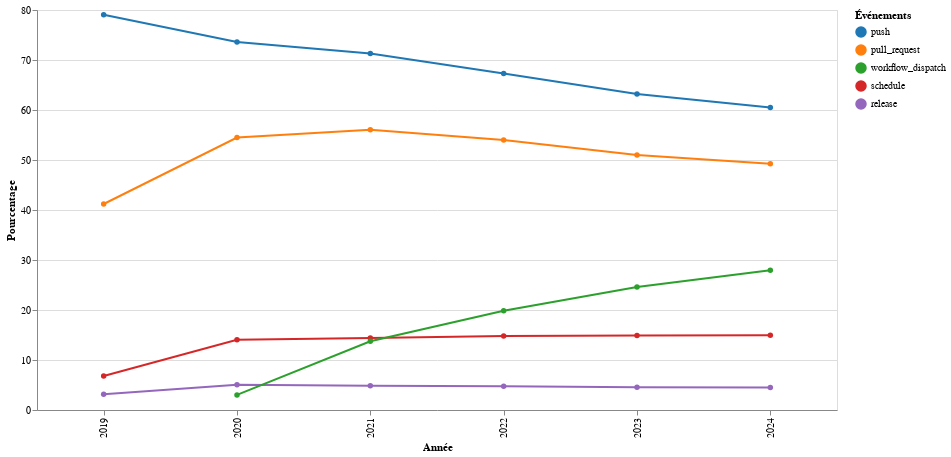
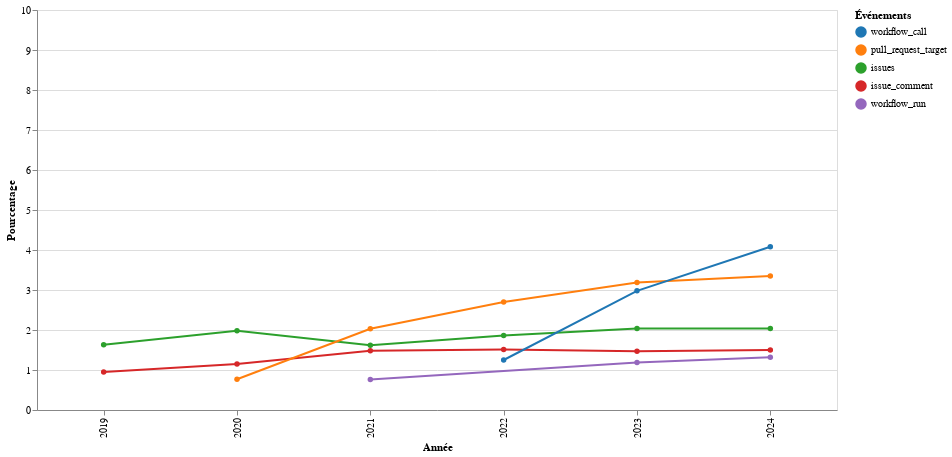
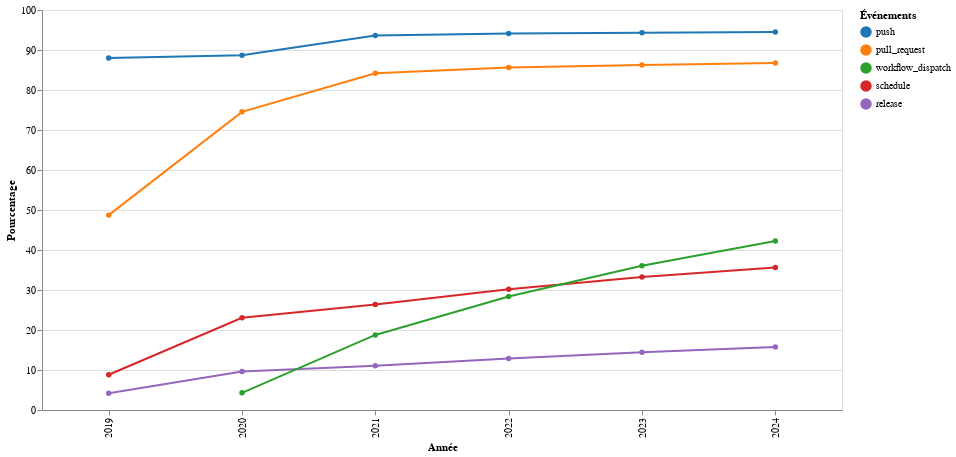
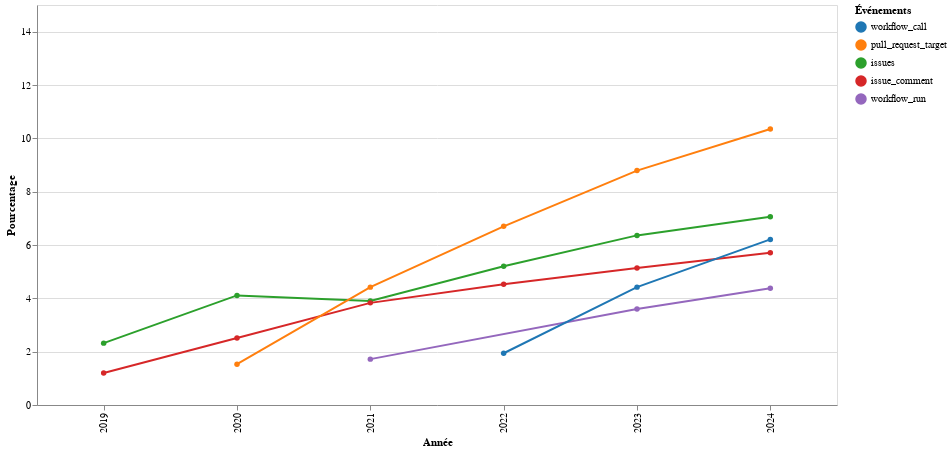

Notebook source saved alongside these figures, in order:
### Markdown cell above
##3 Draw a line chart of the evolution of Events proportion through the snapshots

### Code cell
data_workflow = []
data_repo = []

for year, event_df in events_dataframes:
    top_10_events = event_df.head(10)

    for _, row in top_10_events.iterrows():
        data_workflow.append({
            'Year': year,
            'Event': row['event'],
            'Percentage': row['workflow_proportion'],
        })

        data_repo.append({
            'Year': year,
            'Event': row['event'],
            'Percentage': row['repo_proportion'],
        })

workflow_df = pd.DataFrame(data_workflow)
repo_df = pd.DataFrame(data_repo)

order_event_2024 = workflow_df[workflow_df['Year'] == 2024].sort_values(by='Percentage', ascending=False)['Event'].tolist()
top5_events = order_event_2024[:5]
rest_events = order_event_2024[5:]

# Random color palette generated thanks to AI.
color_palette = [
    '#1f77b4', '#ff7f0e', '#2ca02c', '#d62728', '#9467bd',
    '#8c564b', '#e377c2', '#7f7f7f', '#bcbd22', '#17becf',
    '#aec7e8', '#ffbb78', '#98df8a', '#ff9896', '#c5b0d5',
    '#c49c94', '#f7b6d2', '#c7c7c7', '#dbdb8d', '#9edae5'
]

workflow_top_df = workflow_df[workflow_df['Event'].isin(top5_events)].copy()
workflow_rest_df = workflow_df[workflow_df['Event'].isin(rest_events)].copy()

repo_top_df = repo_df[repo_df['Event'].isin(top5_events)].copy()
repo_rest_df = repo_df[repo_df['Event'].isin(rest_events)].copy()

workflow_chart_top5 = alt.Chart(workflow_top_df).mark_line(point=True).encode(
    x=alt.X('Year:O', title="Année"),
    y=alt.Y('Percentage:Q', title="Pourcentage", scale=alt.Scale(domain=[0,80])),
    color=alt.Color('Event:N', title="Événements", sort=order_event_2024,  scale=alt.Scale(range=color_palette)),
).properties(
    width=800,
    height=400
).interactive()

workflow_chart_rest = alt.Chart(workflow_rest_df).mark_line(point=True).encode(
    x=alt.X('Year:O', title="Année"),
    y=alt.Y('Percentage:Q', title="Pourcentage", scale=alt.Scale(domain=[0,10])),
    color=alt.Color('Event:N', title="Événements", sort=order_event_2024,  scale=alt.Scale(range=color_palette)),
).properties(
    width=800,
    height=400
).interactive()

repo_chart_top5 = alt.Chart(repo_top_df).mark_line(point=True).encode(
    x=alt.X('Year:O', title="Année"),
    y=alt.Y('Percentage:Q', title="Pourcentage", scale=alt.Scale(domain=[0,100])),
    color=alt.Color('Event:N', title="Événements", sort=order_event_2024,  scale=alt.Scale(range=color_palette)),
).properties(
    width=800,
    height=400
).interactive()

repo_chart_rest = alt.Chart(repo_rest_df).mark_line(point=True).encode(
    x=alt.X('Year:O', title="Année"),
    y=alt.Y('Percentage:Q', title="Pourcentage", scale=alt.Scale(domain=[0,15])),
    color=alt.Color('Event:N', title="Événements", sort=order_event_2024,  scale=alt.Scale(range=color_palette)),
).properties(
    width=800,
    height=400
).interactive()

workflow_chart_top5.show()
workflow_chart_top5.save("../out/charts/top5_events_workflow.png")
workflow_chart_rest.show()
workflow_chart_rest.save("../out/charts/rest_events_workflow.png")
repo_chart_top5.show()
repo_chart_top5.save("../out/charts/top5_events_repo.png")
repo_chart_rest.show()
repo_chart_rest.save("../out/charts/rest_events_repo.png")

### Figure 1 — Vega-Lite specification as saved in the notebook (floating-point values rounded to 4 significant figures)
{"config": {"view": {"continuousWidth": 300, "continuousHeight": 300}}, "data": {"name": "data-11c5f31b314b55bdd7bb0c64988e7914"}, "mark": {"type": "line", "point": true}, "encoding": {"color": {"field": "Event", "scale": {"range": ["#1f77b4", "#ff7f0e", "#2ca02c", "#d62728", "#9467bd", "#8c564b", "#e377c2", "#7f7f7f", "#bcbd22", "#17becf", "#aec7e8", "#ffbb78", "#98df8a", "#ff9896", "#c5b0d5", "#c49c94", "#f7b6d2", "#c7c7c7", "#dbdb8d", "#9edae5"]}, "sort": ["push", "pull_request", "workflow_dispatch", "schedule", "release", "workflow_call", "pull_request_target", "issues", "issue_comment", "workflow_run"], "title": "Événements", "type": "nominal"}, "x": {"field": "Year", "title": "Année", "type": "ordinal"}, "y": {"field": "Percentage", "scale": {"domain": [0, 80]}, "title": "Pourcentage", "type": "quantitative"}}, "height": 400, "params": [{"name": "param_4", "select": {"type": "interval", "encodings": ["x", "y"]}, "bind": "scales"}], "width": 800, "$schema": "https://vega.github.io/schema/vega-lite/v5.20.1.json", "datasets": {"data-11c5f31b314b55bdd7bb0c64988e7914": [{"Year": 2019, "Event": "push", "Percentage": 79.03}, {"Year": 2019, "Event": "pull_request", "Percentage": 41.2}, {"Year": 2019, "Event": "schedule", "Percentage": 6.8}, {"Year": 2019, "Event": "release", "Percentage": 3.16}, {"Year": 2020, "Event": "push", "Percentage": 73.6}, {"Year": 2020, "Event": "pull_request", "Percentage": 54.5}, {"Year": 2020, "Event": "schedule", "Percentage": 14.04}, {"Year": 2020, "Event": "release", "Percentage": 5.07}, {"Year": 2020, "Event": "workflow_dispatch", "Percentage": 3.02}, {"Year": 2021, "Event": "push", "Percentage": 71.28}, {"Year": 2021, "Event": "pull_request", "Percentage": 56.03}, {"Year": 2021, "Event": "schedule", "Percentage": 14.4}, {"Year": 2021, "Event": "workflow_dispatch", "Percentage": 13.76}, {"Year": 2021, "Event": "release", "Percentage": 4.83}, {"Year": 2022, "Event": "push", "Percentage": 67.32}, {"Year": 2022, "Event": "pull_request", "Percentage": 53.98}, {"Year": 2022, "Event": "workflow_dispatch", "Percentage": 19.83}, {"Year": 2022, "Event": "schedule", "Percentage": 14.78}, {"Year": 2022, "Event": "release", "Percentage": 4.75}, {"Year": 2023, "Event": "push", "Percentage": 63.2}, {"Year": 2023, "Event": "pull_request", "Percentage": 51.01}, {"Year": 2023, "Event": "workflow_dispatch", "Percentage": 24.59}, {"Year": 2023, "Event": "schedule", "Percentage": 14.88}, {"Year": 2023, "Event": "release", "Percentage": 4.55}, {"Year": 2024, "Event": "push", "Percentage": 60.52}, {"Year": 2024, "Event": "pull_request", "Percentage": 49.27}, {"Year": 2024, "Event": "workflow_dispatch", "Percentage": 27.96}, {"Year": 2024, "Event": "schedule", "Percentage": 14.95}, {"Year": 2024, "Event": "release", "Percentage": 4.5}]}}

### Figure 2 — Vega-Lite specification as saved in the notebook (floating-point values rounded to 4 significant figures)
{"config": {"view": {"continuousWidth": 300, "continuousHeight": 300}}, "data": {"name": "data-2e711271ef4726f7e9668d4854d870c2"}, "mark": {"type": "line", "point": true}, "encoding": {"color": {"field": "Event", "scale": {"range": ["#1f77b4", "#ff7f0e", "#2ca02c", "#d62728", "#9467bd", "#8c564b", "#e377c2", "#7f7f7f", "#bcbd22", "#17becf", "#aec7e8", "#ffbb78", "#98df8a", "#ff9896", "#c5b0d5", "#c49c94", "#f7b6d2", "#c7c7c7", "#dbdb8d", "#9edae5"]}, "sort": ["push", "pull_request", "workflow_dispatch", "schedule", "release", "workflow_call", "pull_request_target", "issues", "issue_comment", "workflow_run"], "title": "Événements", "type": "nominal"}, "x": {"field": "Year", "title": "Année", "type": "ordinal"}, "y": {"field": "Percentage", "scale": {"domain": [0, 10]}, "title": "Pourcentage", "type": "quantitative"}}, "height": 400, "params": [{"name": "param_5", "select": {"type": "interval", "encodings": ["x", "y"]}, "bind": "scales"}], "width": 800, "$schema": "https://vega.github.io/schema/vega-lite/v5.20.1.json", "datasets": {"data-2e711271ef4726f7e9668d4854d870c2": [{"Year": 2019, "Event": "issues", "Percentage": 1.63}, {"Year": 2019, "Event": "issue_comment", "Percentage": 0.95}, {"Year": 2020, "Event": "issues", "Percentage": 1.98}, {"Year": 2020, "Event": "issue_comment", "Percentage": 1.15}, {"Year": 2020, "Event": "pull_request_target", "Percentage": 0.77}, {"Year": 2021, "Event": "pull_request_target", "Percentage": 2.03}, {"Year": 2021, "Event": "issues", "Percentage": 1.62}, {"Year": 2021, "Event": "issue_comment", "Percentage": 1.48}, {"Year": 2021, "Event": "workflow_run", "Percentage": 0.76}, {"Year": 2022, "Event": "pull_request_target", "Percentage": 2.7}, {"Year": 2022, "Event": "issues", "Percentage": 1.86}, {"Year": 2022, "Event": "issue_comment", "Percentage": 1.51}, {"Year": 2022, "Event": "workflow_call", "Percentage": 1.25}, {"Year": 2023, "Event": "pull_request_target", "Percentage": 3.19}, {"Year": 2023, "Event": "workflow_call", "Percentage": 2.98}, {"Year": 2023, "Event": "issues", "Percentage": 2.04}, {"Year": 2023, "Event": "issue_comment", "Percentage": 1.47}, {"Year": 2023, "Event": "workflow_run", "Percentage": 1.19}, {"Year": 2024, "Event": "workflow_call", "Percentage": 4.08}, {"Year": 2024, "Event": "pull_request_target", "Percentage": 3.35}, {"Year": 2024, "Event": "issues", "Percentage": 2.04}, {"Year": 2024, "Event": "issue_comment", "Percentage": 1.5}, {"Year": 2024, "Event": "workflow_run", "Percentage": 1.32}]}}

### Figure 3 — Vega-Lite specification as saved in the notebook (floating-point values rounded to 4 significant figures)
{"config": {"view": {"continuousWidth": 300, "continuousHeight": 300}}, "data": {"name": "data-54a42ca7dd50cb16bb8f3aa4b8a6044a"}, "mark": {"type": "line", "point": true}, "encoding": {"color": {"field": "Event", "scale": {"range": ["#1f77b4", "#ff7f0e", "#2ca02c", "#d62728", "#9467bd", "#8c564b", "#e377c2", "#7f7f7f", "#bcbd22", "#17becf", "#aec7e8", "#ffbb78", "#98df8a", "#ff9896", "#c5b0d5", "#c49c94", "#f7b6d2", "#c7c7c7", "#dbdb8d", "#9edae5"]}, "sort": ["push", "pull_request", "workflow_dispatch", "schedule", "release", "workflow_call", "pull_request_target", "issues", "issue_comment", "workflow_run"], "title": "Événements", "type": "nominal"}, "x": {"field": "Year", "title": "Année", "type": "ordinal"}, "y": {"field": "Percentage", "scale": {"domain": [0, 100]}, "title": "Pourcentage", "type": "quantitative"}}, "height": 400, "params": [{"name": "param_6", "select": {"type": "interval", "encodings": ["x", "y"]}, "bind": "scales"}], "width": 800, "$schema": "https://vega.github.io/schema/vega-lite/v5.20.1.json", "datasets": {"data-54a42ca7dd50cb16bb8f3aa4b8a6044a": [{"Year": 2019, "Event": "push", "Percentage": 87.98}, {"Year": 2019, "Event": "pull_request", "Percentage": 48.72}, {"Year": 2019, "Event": "schedule", "Percentage": 8.81}, {"Year": 2019, "Event": "release", "Percentage": 4.17}, {"Year": 2020, "Event": "push", "Percentage": 88.7}, {"Year": 2020, "Event": "pull_request", "Percentage": 74.54}, {"Year": 2020, "Event": "schedule", "Percentage": 23.06}, {"Year": 2020, "Event": "release", "Percentage": 9.6}, {"Year": 2020, "Event": "workflow_dispatch", "Percentage": 4.3}, {"Year": 2021, "Event": "push", "Percentage": 93.6}, {"Year": 2021, "Event": "pull_request", "Percentage": 84.18}, {"Year": 2021, "Event": "schedule", "Percentage": 26.38}, {"Year": 2021, "Event": "workflow_dispatch", "Percentage": 18.77}, {"Year": 2021, "Event": "release", "Percentage": 11.07}, {"Year": 2022, "Event": "push", "Percentage": 94.13}, {"Year": 2022, "Event": "pull_request", "Percentage": 85.65}, {"Year": 2022, "Event": "workflow_dispatch", "Percentage": 28.36}, {"Year": 2022, "Event": "schedule", "Percentage": 30.21}, {"Year": 2022, "Event": "release", "Percentage": 12.9}, {"Year": 2023, "Event": "push", "Percentage": 94.33}, {"Year": 2023, "Event": "pull_request", "Percentage": 86.23}, {"Year": 2023, "Event": "workflow_dispatch", "Percentage": 36.06}, {"Year": 2023, "Event": "schedule", "Percentage": 33.26}, {"Year": 2023, "Event": "release", "Percentage": 14.42}, {"Year": 2024, "Event": "push", "Percentage": 94.5}, {"Year": 2024, "Event": "pull_request", "Percentage": 86.77}, {"Year": 2024, "Event": "workflow_dispatch", "Percentage": 42.25}, {"Year": 2024, "Event": "schedule", "Percentage": 35.63}, {"Year": 2024, "Event": "release", "Percentage": 15.78}]}}

### Figure 4 — Vega-Lite specification as saved in the notebook (floating-point values rounded to 4 significant figures)
{"config": {"view": {"continuousWidth": 300, "continuousHeight": 300}}, "data": {"name": "data-ff6e95b4b0501e7fda7379cc4e923809"}, "mark": {"type": "line", "point": true}, "encoding": {"color": {"field": "Event", "scale": {"range": ["#1f77b4", "#ff7f0e", "#2ca02c", "#d62728", "#9467bd", "#8c564b", "#e377c2", "#7f7f7f", "#bcbd22", "#17becf", "#aec7e8", "#ffbb78", "#98df8a", "#ff9896", "#c5b0d5", "#c49c94", "#f7b6d2", "#c7c7c7", "#dbdb8d", "#9edae5"]}, "sort": ["push", "pull_request", "workflow_dispatch", "schedule", "release", "workflow_call", "pull_request_target", "issues", "issue_comment", "workflow_run"], "title": "Événements", "type": "nominal"}, "x": {"field": "Year", "title": "Année", "type": "ordinal"}, "y": {"field": "Percentage", "scale": {"domain": [0, 15]}, "title": "Pourcentage", "type": "quantitative"}}, "height": 400, "params": [{"name": "param_7", "select": {"type": "interval", "encodings": ["x", "y"]}, "bind": "scales"}], "width": 800, "$schema": "https://vega.github.io/schema/vega-lite/v5.20.1.json", "datasets": {"data-ff6e95b4b0501e7fda7379cc4e923809": [{"Year": 2019, "Event": "issues", "Percentage": 2.32}, {"Year": 2019, "Event": "issue_comment", "Percentage": 1.2}, {"Year": 2020, "Event": "issues", "Percentage": 4.11}, {"Year": 2020, "Event": "issue_comment", "Percentage": 2.51}, {"Year": 2020, "Event": "pull_request_target", "Percentage": 1.53}, {"Year": 2021, "Event": "pull_request_target", "Percentage": 4.42}, {"Year": 2021, "Event": "issues", "Percentage": 3.9}, {"Year": 2021, "Event": "issue_comment", "Percentage": 3.83}, {"Year": 2021, "Event": "workflow_run", "Percentage": 1.72}, {"Year": 2022, "Event": "pull_request_target", "Percentage": 6.7}, {"Year": 2022, "Event": "issues", "Percentage": 5.2}, {"Year": 2022, "Event": "issue_comment", "Percentage": 4.53}, {"Year": 2022, "Event": "workflow_call", "Percentage": 1.94}, {"Year": 2023, "Event": "pull_request_target", "Percentage": 8.79}, {"Year": 2023, "Event": "workflow_call", "Percentage": 4.42}, {"Year": 2023, "Event": "issues", "Percentage": 6.36}, {"Year": 2023, "Event": "issue_comment", "Percentage": 5.14}, {"Year": 2023, "Event": "workflow_run", "Percentage": 3.6}, {"Year": 2024, "Event": "workflow_call", "Percentage": 6.21}, {"Year": 2024, "Event": "pull_request_target", "Percentage": 10.35}, {"Year": 2024, "Event": "issues", "Percentage": 7.06}, {"Year": 2024, "Event": "issue_comment", "Percentage": 5.71}, {"Year": 2024, "Event": "workflow_run", "Percentage": 4.38}]}}
